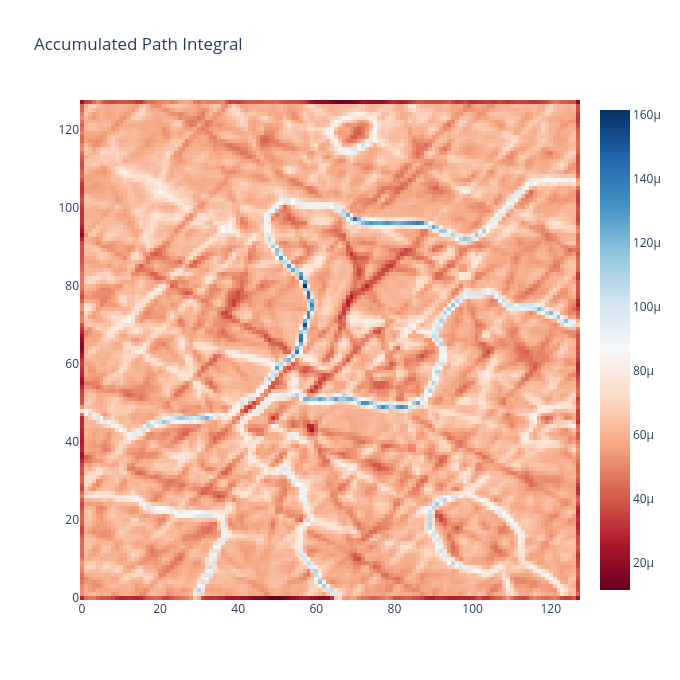

Source (notebook cell):
### Code cell
def plot_acc_heatmap(diff):
    plot_heatmap(diff, "Accumulated Path Integral")


# plot accumulated path integral as heatmap for the example heightmap:
gradient_field = torch.from_numpy(np.stack(np.gradient(height), axis=-1)).float()
distrib = precompute_distributions(gradient_field, act="softmax", temperature=0.01)
acc_integral = accumulated_path_integrals_edges(
    distrib, steps=4, evaporate=0.01, normalize=True, dtype=torch.float16
)
print(calculate_ITV(acc_integral, d=2.0 / height.shape[0]))
plot_acc_heatmap(acc_integral.cpu().numpy())

### Figure 1 — Plotly figure (JSON) as saved in the notebook; plotly's stock layout.template omitted (floating-point values rounded to 4 significant figures; data arrays with more than 128 entries replaced by an {"elided": "..."} marker saying what was removed)
{"data": [{"colorscale": [[0, "rgb(103,0,31)"], [0.1, "rgb(178,24,43)"], [0.2, "rgb(214,96,77)"], [0.3, "rgb(244,165,130)"], [0.4, "rgb(253,219,199)"], [0.5, "rgb(247,247,247)"], [0.6, "rgb(209,229,240)"], [0.7, "rgb(146,197,222)"], [0.8, "rgb(67,147,195)"], [0.9, "rgb(33,102,172)"], [1, "rgb(5,48,97)"]], "type": "heatmap", "z": {"elided": "128x128 float values"}}], "layout": {"height": 680, "title": {"text": "Accumulated Path Integral"}, "width": 680}}
